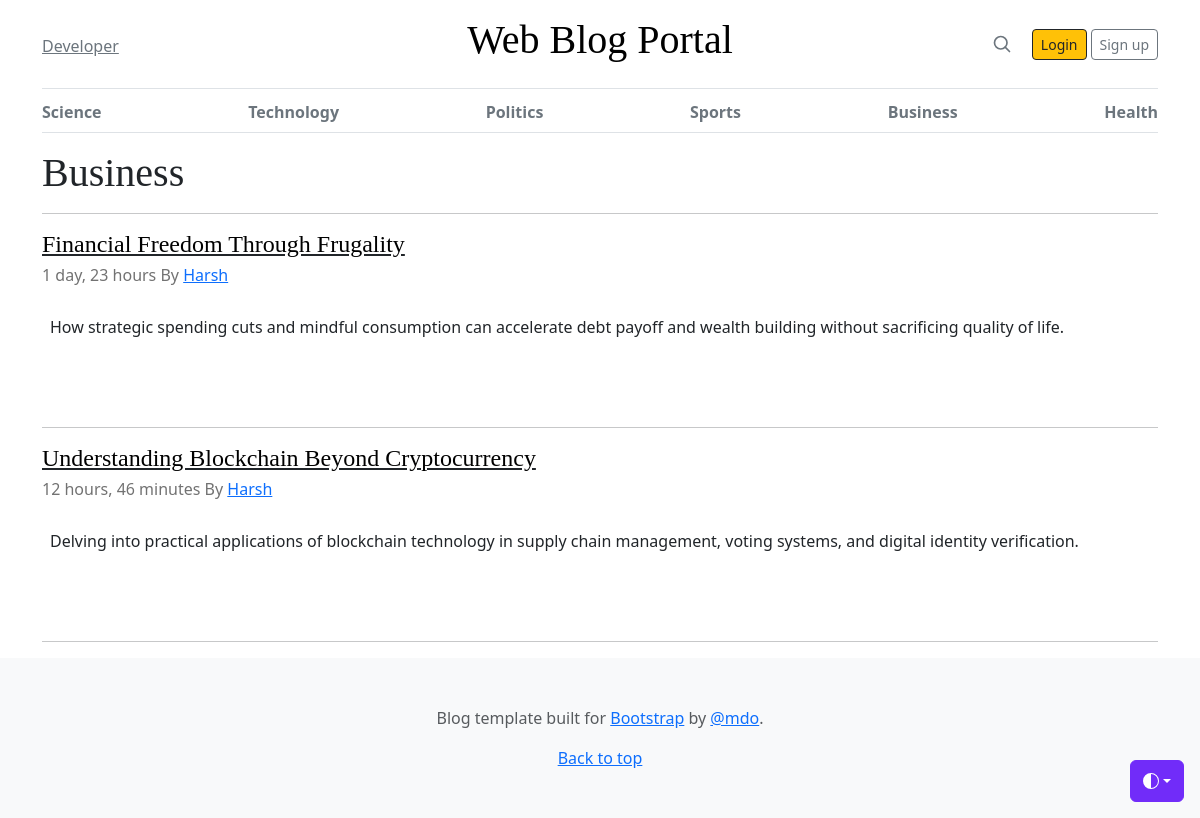
The page /category/5/ on the database its author committed.
### blogs/models.py (models this page shows, shortened)
class Category(models.Model):
    category_name = models.CharField(max_length=50, unique=True)
    created_at = models.DateTimeField(auto_now_add=True)
    updated_at = models.DateTimeField(auto_now=True)
    class Meta:
        verbose_name_plural = 'Categories'

class Blogs(models.Model):
    title = models.CharField(max_length=100,unique=True)
    slug = models.SlugField(unique=True, blank=True)
    category = models.ForeignKey(Category, on_delete=models.CASCADE)
    author = models.ForeignKey(User, on_delete=models.CASCADE)
    blog_image = models.ImageField(upload_to='uploads/%y/%m/%d')
    short_description = models.TextField(max_length=1000)
    blog_body = models.TextField(max_length=3000)
    status = models.CharField(max_length=100,choices=STATUS_CHOICE,default='Draft')
    is_featured = models.BooleanField(default=False)
    created_at = models.DateTimeField(auto_now_add=True)
    updated_at = models.DateTimeField(auto_now=True)
    class Meta:
        verbose_name_plural = 'Blogs'

### blogs/views.py (the view)
# urls.py: path('<int:id>/', views.posts_by_category , name = 'posts_by_category'),
def posts_by_category(requests,id):
    posts = Blogs.objects.filter(category=id,status="Published")
    try:
        category = Category.objects.get(pk=id)
    except:
        messages.error(requests," The Category was not found.")
        return redirect('home')
    context = {
        'posts':posts,
        'category':category,
    }
    return render(requests,'blogs/posts.html',context)

### blogs/context_processors.py (called while the page is built)
def get_category(request):
    categories = Category.objects.all()
    return dict(categories=categories)

### templates/blogs/posts.html (shortened to what this page needs)
{% extends 'base/base.html'%}
{%block 'content'%}
    <main class="container">
        <h1 class="display-6">{{category.category_name}}</h1><hr>
        {% for post in posts%}
            <article class="blog-post">
                <a href="{% url 'blog' post.slug%}" class="link-dark"><h4 class="display-7 link-body-emphasis mb-1">{{post.title}}</h4></a>
                <p class="blog-post-meta">{{post.created_at|timesince}} By <a href="#">{{post.author|capfirst}}</a></p>
                <div class= "text-left py-2 px-2">
                    <p>{{post.short_description}}</p>
                </div>
            </article>
            <hr>
        {% endfor %}
    </main>
{%endblock 'content'%}

### templates/base/header.html (shortened to what this page needs)
{% load static %}
<!DOCTYPE html>
<html lang="en" data-bs-theme="auto">
<head>
    <link href="https://cdn.jsdelivr.net/npm/bootstrap@5.3.3/dist/css/bootstrap.min.css" rel="stylesheet">
    <link href="{% static 'css/blog.css' %}" rel="stylesheet">
    <link href="{% static 'css/blog.rtl.css' %}" rel="stylesheet">
</head>
<body>
    <div class="dropdown position-fixed bottom-0 end-0 mb-3 me-3 bd-mode-toggle">
        <button class="btn btn-bd-primary py-2 dropdown-toggle d-flex align-items-center" id="bd-theme" type="button"
            aria-expanded="false" data-bs-toggle="dropdown" aria-label="Toggle theme (auto)">
            <svg class="bi my-1 theme-icon-active" aria-hidden="true">
                <use href="#circle-half"></use>
            </svg>
        </button>
    </div>
    <div class="container">
        <header class="border-bottom lh-1 py-3">
            <div class="row flex-nowrap justify-content-between align-items-center">
                <div class="col-4 pt-1">
                    <a class="link-secondary" href="#">Developer</a>
                </div>
                <div class="col-4 text-center">
                    <a class="blog-header-logo text-body-emphasis text-decoration-none" href="/"><h1>Web Blog Portal</h1></a>
                </div>
                <div class="col-4 d-flex justify-content-end align-items-center">
                    <a class="link-secondary" href="#" aria-label="Search">
                        <svg xmlns="http://www.w3.org/2000/svg" width="20" height="20" fill="none" stroke="currentColor"
                            stroke-linecap="round" stroke-linejoin="round" stroke-width="2" class="mx-3" role="img"
                            viewBox="0 0 24 24">
                            <title>Search</title>
                            <circle cx="10.5" cy="10.5" r="7.5"></circle>
                            <path d="M21 21l-5.2-5.2"></path>
                        </svg>
                    </a>
                    <a class="btn btn-sm btn-warning btn-outline-dark  mx-1" href="#">Login</a>
                    <a class="btn btn-sm btn-outline-secondary" href="#">Sign up</a>
                </div>
            </div>
        </header>
        <div class="nav-scroller py-1 mb-3 border-bottom">
            <nav class="nav nav-underline justify-content-between">
                {% for category in categories%}
                <a class="nav-item nav-link active link-secondary font-weight-normal" href="{% url 'posts_by_category' category.id %}">{{category.category_name}}</a>
                {% endfor %}
            </nav>
        </div>
    </div>

### static/css/blog.css (style rules this page uses)
.blog-header-logo { font-family: "Playfair Display", Georgia, "Times New Roman", serif; font-size: 2.25rem; }
h1, h2, h3, h4, h5, h6 { font-family: "Playfair Display", Georgia, "Times New Roman", serif; }
.blog-post { margin-bottom: 4rem; }
.blog-post-meta { margin-bottom: 1.25rem; color: #727272; }

### static/css/blog.rtl.css (style rules this page uses)
.blog-header-logo { font-family: Amiri, Georgia, "Times New Roman", serif; font-size: 2.25rem; }
h1, h2, h3, h4, h5, h6 { font-family: Amiri, Georgia, "Times New Roman", serif; }
.blog-post { margin-bottom: 4rem; }
.blog-post-meta { margin-bottom: 1.25rem; color: #727272; }

### templates/base/header.html (style rules this page uses)
.bi { vertical-align: -.125em; fill: currentColor }
.nav-scroller { position: relative; z-index: 2; height: 2.75rem; overflow-y: hidden }
.nav-scroller .nav { display: flex; flex-wrap: nowrap; padding-bottom: 1rem; margin-top: -1px; overflow-x: auto; text-align: center; white-space: nowrap; -webkit-overflow-scrolling: touch }
.btn-bd-primary { --bd-violet-bg: #712cf9; --bd-violet-rgb: 112.520718, 44.062154, 249.437846; --bs-btn-font-weight: 600; --bs-btn-color: var(--bs-white); --bs-btn-bg: var(--bd-violet-bg); --bs-btn-border-color: var(--bd-violet-bg); --bs-btn-hover-color: var(--bs-white); --bs-btn-hover-bg: #6528e0; --bs-btn-hover-border-color: #6528e0; --bs-btn-focus-shadow-rgb: var(--bd-violet-rgb); --bs-btn-active-color: var(--bs-btn-hover-color); --bs-btn-active-bg: #5a23c8; --bs-btn-active-border-color: #5a23c8 }
.bd-mode-toggle { z-index: 1500 }
.bd-mode-toggle .bi { width: 1em; height: 1em }

### rows shown on the page
Category: category_name "Science"
Category: category_name "Technology"
Category: category_name "Politics"
Category: category_name "Sports"
Category: category_name "Business"
Category: category_name "Health"
Blogs: title "Financial Freedom Through Frugality", created_at "1 day, 23 hours", author "Harsh", short_description "How strategic spending cuts and mindful consumption can accelerate debt payoff and wealth building without sacrificing quality of life."
Blogs: title "Understanding Blockchain Beyond Cryptocurrency", created_at "12 hours, 46 minutes", author "Harsh", short_description "Delving into practical applications of blockchain technology in supply chain management, voting systems, and digital identity verification."
